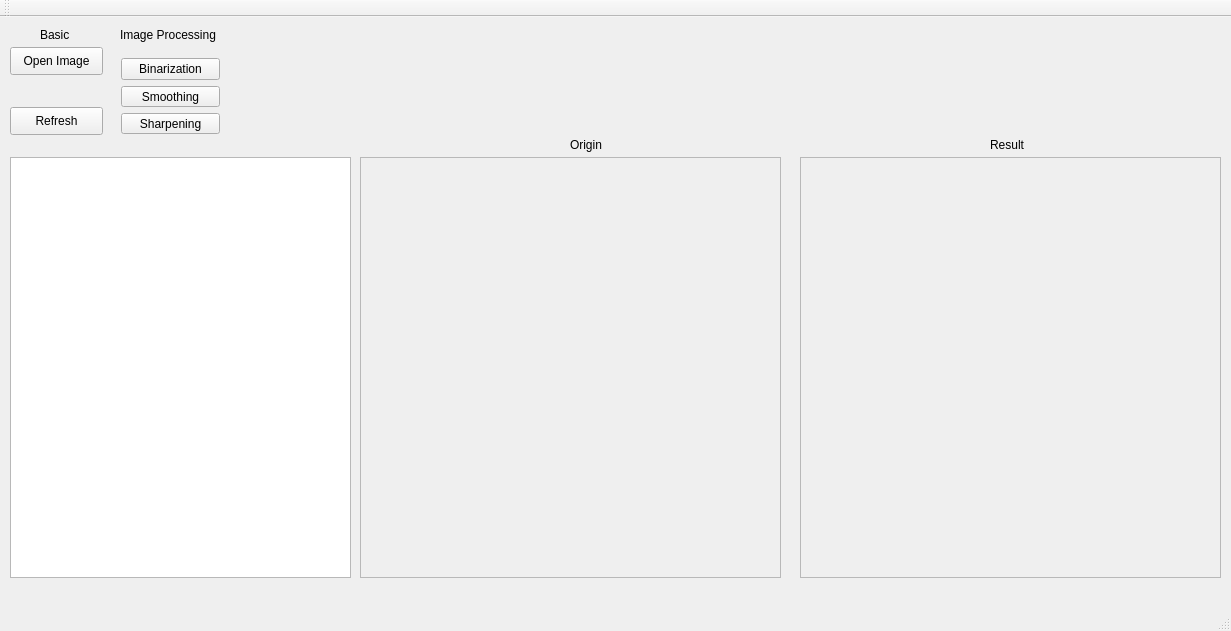
<?xml version="1.0" encoding="UTF-8"?>
<ui version="4.0">
 <class>image_processing_qmainClass</class>
 <widget class="QMainWindow" name="image_processing_qmainClass">
  <property name="geometry">
   <rect>
    <x>0</x>
    <y>0</y>
    <width>1231</width>
    <height>631</height>
   </rect>
  </property>
  <property name="windowTitle">
   <string>image_processing_qmain</string>
  </property>
  <widget class="QWidget" name="centralWidget">
   <widget class="QLabel" name="label">
    <property name="geometry">
     <rect>
      <x>570</x>
      <y>120</y>
      <width>58</width>
      <height>15</height>
     </rect>
    </property>
    <property name="text">
     <string>Origin</string>
    </property>
   </widget>
   <widget class="QLabel" name="label_2">
    <property name="geometry">
     <rect>
      <x>990</x>
      <y>120</y>
      <width>58</width>
      <height>15</height>
     </rect>
    </property>
    <property name="text">
     <string>Result</string>
    </property>
   </widget>
   <widget class="QPushButton" name="pushButton">
    <property name="geometry">
     <rect>
      <x>10</x>
      <y>30</y>
      <width>93</width>
      <height>28</height>
     </rect>
    </property>
    <property name="text">
     <string>Open Image</string>
    </property>
   </widget>
   <widget class="QScrollArea" name="scrollArea">
    <property name="geometry">
     <rect>
      <x>360</x>
      <y>140</y>
      <width>421</width>
      <height>421</height>
     </rect>
    </property>
    <property name="widgetResizable">
     <bool>true</bool>
    </property>
    <widget class="QWidget" name="scrollAreaWidgetContents">
     <property name="geometry">
      <rect>
       <x>0</x>
       <y>0</y>
       <width>419</width>
       <height>419</height>
      </rect>
     </property>
    </widget>
   </widget>
   <widget class="QScrollArea" name="scrollArea_2">
    <property name="geometry">
     <rect>
      <x>800</x>
      <y>140</y>
      <width>421</width>
      <height>421</height>
     </rect>
    </property>
    <property name="widgetResizable">
     <bool>true</bool>
    </property>
    <widget class="QWidget" name="scrollAreaWidgetContents_2">
     <property name="geometry">
      <rect>
       <x>0</x>
       <y>0</y>
       <width>419</width>
       <height>419</height>
      </rect>
     </property>
    </widget>
   </widget>
   <widget class="QTextBrowser" name="textBrowser">
    <property name="geometry">
     <rect>
      <x>10</x>
      <y>140</y>
      <width>341</width>
      <height>421</height>
     </rect>
    </property>
   </widget>
   <widget class="QLabel" name="label_3">
    <property name="geometry">
     <rect>
      <x>120</x>
      <y>10</y>
      <width>101</width>
      <height>16</height>
     </rect>
    </property>
    <property name="text">
     <string>Image Processing</string>
    </property>
   </widget>
   <widget class="QPushButton" name="pushButton_3">
    <property name="geometry">
     <rect>
      <x>10</x>
      <y>90</y>
      <width>93</width>
      <height>28</height>
     </rect>
    </property>
    <property name="text">
     <string>Refresh</string>
    </property>
   </widget>
   <widget class="QLabel" name="label_4">
    <property name="geometry">
     <rect>
      <x>40</x>
      <y>10</y>
      <width>41</width>
      <height>16</height>
     </rect>
    </property>
    <property name="text">
     <string>Basic</string>
    </property>
   </widget>
   <widget class="QWidget" name="verticalLayoutWidget">
    <property name="geometry">
     <rect>
      <x>110</x>
      <y>30</y>
      <width>121</width>
      <height>98</height>
     </rect>
    </property>
    <layout class="QVBoxLayout" name="verticalLayout">
     <item>
      <widget class="QPushButton" name="pushButton_2">
       <property name="text">
        <string>Binarization</string>
       </property>
      </widget>
     </item>
     <item>
      <widget class="QPushButton" name="pushButton_4">
       <property name="text">
        <string>Smoothing</string>
       </property>
      </widget>
     </item>
     <item>
      <widget class="QPushButton" name="pushButton_5">
       <property name="text">
        <string>Sharpening</string>
       </property>
      </widget>
     </item>
    </layout>
   </widget>
  </widget>
  <widget class="QMenuBar" name="menuBar">
   <property name="geometry">
    <rect>
     <x>0</x>
     <y>0</y>
     <width>1231</width>
     <height>25</height>
    </rect>
   </property>
  </widget>
  <widget class="QToolBar" name="mainToolBar">
   <attribute name="toolBarArea">
    <enum>TopToolBarArea</enum>
   </attribute>
   <attribute name="toolBarBreak">
    <bool>false</bool>
   </attribute>
  </widget>
  <widget class="QStatusBar" name="statusBar"/>
 </widget>
 <layoutdefault spacing="6" margin="11"/>
 <resources>
  <include location="image_processing_qmain.qrc"/>
 </resources>
 <connections>
  <connection>
   <sender>pushButton</sender>
   <signal>clicked()</signal>
   <receiver>image_processing_qmainClass</receiver>
   <slot>on_OpenFig_clicked()</slot>
   <hints>
    <hint type="sourcelabel">
     <x>75</x>
     <y>96</y>
    </hint>
    <hint type="destinationlabel">
     <x>198</x>
     <y>51</y>
    </hint>
   </hints>
  </connection>
  <connection>
   <sender>pushButton_2</sender>
   <signal>clicked()</signal>
   <receiver>image_processing_qmainClass</receiver>
   <slot>on_Barization_clicked()</slot>
   <hints>
    <hint type="sourcelabel">
     <x>111</x>
     <y>97</y>
    </hint>
    <hint type="destinationlabel">
     <x>209</x>
     <y>89</y>
    </hint>
   </hints>
  </connection>
  <connection>
   <sender>pushButton_3</sender>
   <signal>clicked()</signal>
   <receiver>image_processing_qmainClass</receiver>
   <slot>on_refresh_clicked()</slot>
   <hints>
    <hint type="sourcelabel">
     <x>85</x>
     <y>143</y>
    </hint>
    <hint type="destinationlabel">
     <x>233</x>
     <y>146</y>
    </hint>
   </hints>
  </connection>
  <connection>
   <sender>pushButton_4</sender>
   <signal>clicked()</signal>
   <receiver>image_processing_qmainClass</receiver>
   <slot>on_somoothing_clicked()</slot>
   <hints>
    <hint type="sourcelabel">
     <x>212</x>
     <y>114</y>
    </hint>
    <hint type="destinationlabel">
     <x>314</x>
     <y>116</y>
    </hint>
   </hints>
  </connection>
 </connections>
 <slots>
  <slot>on_OpenFig_clicked()</slot>
  <slot>on_Barization_clicked()</slot>
  <slot>on_refresh_clicked()</slot>
  <slot>on_somoothing_clicked()</slot>
 </slots>
</ui>
